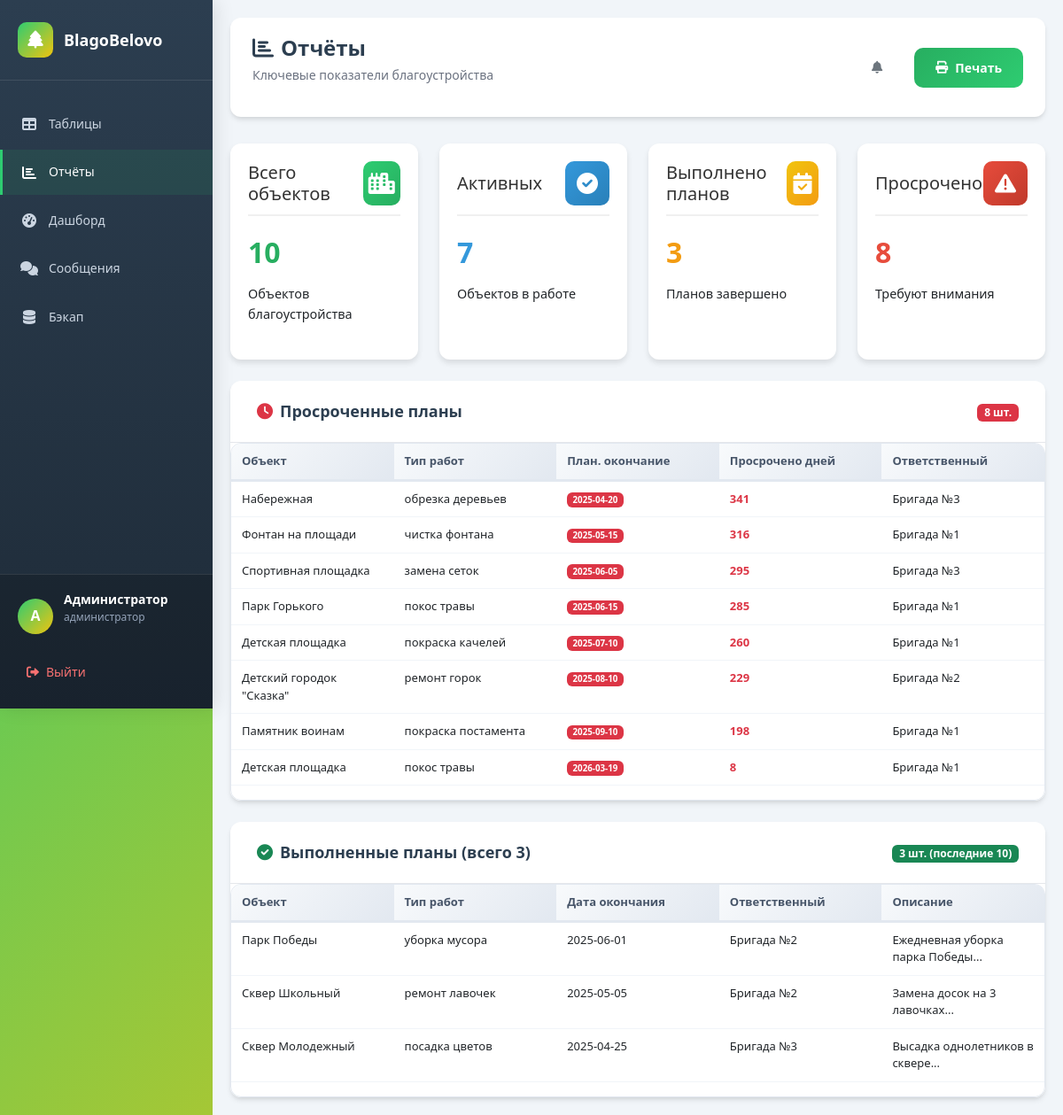
/reports.php (signed in), run on the app's committed database.
### tables this page shows
CREATE TABLE `work_plans` (
  `id` int(11) NOT NULL AUTO_INCREMENT,
  `object_id` int(11) NOT NULL,
  `work_type` varchar(100) NOT NULL,
  `planned_start` date NOT NULL,
  `planned_end` date NOT NULL,
  `responsible` varchar(100) DEFAULT NULL,
  `status` varchar(20) DEFAULT 'запланировано',
  `overdue_reason` text DEFAULT NULL,
  `description` text DEFAULT NULL,
  `file_name` varchar(255) DEFAULT NULL,
  `file_path` varchar(255) DEFAULT NULL,
  PRIMARY KEY (`id`),
  KEY `object_id` (`object_id`),
  KEY `idx_planned_start` (`planned_start`),
  CONSTRAINT `work_plans_ibfk_1` FOREIGN KEY (`object_id`) REFERENCES `objects` (`id`) ON DELETE CASCADE
);

CREATE TABLE `objects` (
  `id` int(11) NOT NULL AUTO_INCREMENT,
  `name` varchar(200) NOT NULL,
  `type` varchar(100) DEFAULT NULL,
  `address` varchar(200) DEFAULT NULL,
  `status` varchar(20) DEFAULT 'активен',
  `responsible` varchar(100) DEFAULT NULL,
  `created_at` date DEFAULT NULL,
  PRIMARY KEY (`id`),
  KEY `idx_name` (`name`)
);

### reports.php (the view, shortened to what this page needs)
<?php
require 'db.php';
try {
    $stats = $pdo->query("
        SELECT
            (SELECT COUNT(*) FROM objects) AS total_objects,
            (SELECT COUNT(*) FROM objects WHERE status = 'активен') AS active_objects,
            (SELECT COUNT(*) FROM work_plans WHERE status = 'выполнено') AS completed_plans,
            (SELECT COUNT(*) FROM work_plans
             WHERE planned_end < CURDATE()
               AND status NOT IN ('выполнено', 'отменено')) AS overdue_plans
    ")->fetch();
    $overdue_plans = $pdo->query("
        SELECT p.*, o.name AS object_name, o.address,
               DATEDIFF(CURDATE(), p.planned_end) AS days_overdue
        FROM work_plans p
        LEFT JOIN objects o ON p.object_id = o.id
        WHERE p.planned_end < CURDATE()
          AND p.status NOT IN ('выполнено', 'отменено')
        ORDER BY p.planned_end ASC
    ")->fetchAll();
    $completed_plans = $pdo->query("
        SELECT p.*, o.name AS object_name, o.address
        FROM work_plans p
        LEFT JOIN objects o ON p.object_id = o.id
        WHERE p.status = 'выполнено'
        ORDER BY p.planned_end DESC
        LIMIT 10
    ")->fetchAll();
    $total_completed = $pdo->query("SELECT COUNT(*) FROM work_plans WHERE status = 'выполнено'")->fetchColumn();
} catch (PDOException $e) {
    $error = "Ошибка загрузки данных: " . $e->getMessage();
}
$user_display_name = $_SESSION['full_name'] ?? $_SESSION['login'] ?? 'Пользователь';
?>
<!DOCTYPE html>
<html lang="ru">
<head>
    <link href="https://cdn.jsdelivr.net/npm/bootstrap@5.3.0/dist/css/bootstrap.min.css" rel="stylesheet">
    <link rel="stylesheet" href="https://cdnjs.cloudflare.com/ajax/libs/font-awesome/6.0.0/css/all.min.css">
    <link rel="stylesheet" href="style.css">
</head>
<body class="admin-panel">
    <nav class="sidebar">
        <div class="sidebar-header">
            <div class="sidebar-logo"><i class="fas fa-tree"></i></div>
            <div class="sidebar-title">BlagoBelovo</div>
        </div>
        <ul class="sidebar-nav">
            <li class="nav-item"><a href="index.php" class="nav-link"><i class="nav-icon fas fa-table"></i><span>Таблицы</span></a></li>
            <li class="nav-item"><a href="reports.php" class="nav-link active"><i class="nav-icon fas fa-chart-bar"></i><span>Отчёты</span></a></li>
            <li class="nav-item"><a href="dashboard.php" class="nav-link"><i class="nav-icon fas fa-tachometer-alt"></i><span>Дашборд</span></a></li>
            <li class="nav-item"><a href="chat.php" class="nav-link"><i class="nav-icon fas fa-comments"></i><span>Сообщения</span></a></li>
             <?php if ($_SESSION['role'] == 'администратор'): ?>
                    <li class="nav-item">
                    <a href="backup.php" class="nav-link">
                    <i class="nav-icon fas fa-database"></i><span>Бэкап</span>
                    </a>
                    </li>
                    <?php endif; ?>
        </ul>
        <div class="sidebar-footer">
            <div class="user-info">
                <div class="user-avatar"><?= mb_substr($user_display_name, 0, 1, 'UTF-8') ?></div>
                <div class="user-details">
                    <h4><?= htmlspecialchars($user_display_name) ?></h4>
                    <p><?= htmlspecialchars($_SESSION['role'] ?? 'Пользователь') ?></p>
                </div>
            </div>
            <a href="index.php?action=logout" class="logout-btn"><i class="fas fa-sign-out-alt"></i><span>Выйти</span></a>
        </div>
    </nav>
    <main class="main-content">
        <div class="content-header fade-in">
            <div class="header-title">
                <h1><i class="fas fa-chart-bar me-2"></i>Отчёты</h1>
                <p>Ключевые показатели благоустройства</p>
            </div>
            <div class="header-actions">
                <div class="dropdown d-inline-block me-2">
    <button class="btn btn-outline-secondary position-relative" type="button" data-bs-toggle="dropdown">
        <i class="fas fa-bell"></i>
    </button>
</div>
                <button class="btn btn-success" onclick="window.print()">
                    <i class="fas fa-print"></i> Печать
                </button>
            </div>
        </div>
        <div class="row mb-4">
            <div class="col-md-3">
                <div class="dashboard-widget">
                    <div class="widget-header">
                        <h5 class="mb-0">Всего объектов</h5>
                        <div class="widget-icon" style="background: linear-gradient(135deg, #2ecc71, #27ae60);">
                            <i class="fas fa-city"></i>
                        </div>
                    </div>
                    <div class="stat-number" style="color: #27ae60;"><?= $stats['total_objects'] ?></div>
                    <div class="stat-label">Объектов благоустройства</div>
                </div>
            </div>
            <div class="col-md-3">
                <div class="dashboard-widget">
                    <div class="widget-header">
                        <h5 class="mb-0">Активных</h5>
                        <div class="widget-icon" style="background: linear-gradient(135deg, #3498db, #2980b9);">
                            <i class="fas fa-check-circle"></i>
                        </div>
                    </div>
                    <div class="stat-number" style="color: #3498db;"><?= $stats['active_objects'] ?></div>
                    <div class="stat-label">Объектов в работе</div>
                </div>
            </div>
            <div class="col-md-3">
                <div class="dashboard-widget">
                    <div class="widget-header">
                        <h5 class="mb-0">Выполнено планов</h5>
                        <div class="widget-icon" style="background: linear-gradient(135deg, #f1c40f, #f39c12);">
                            <i class="fas fa-calendar-check"></i>
                        </div>
                    </div>
                    <div class="stat-number" style="color: #f39c12;"><?= $stats['completed_plans'] ?></div>
                    <div class="stat-label">Планов завершено</div>
                </div>
            </div>
            <div class="col-md-3">
                <div class="dashboard-widget">
                    <div class="widget-header">
                        <h5 class="mb-0">Просрочено</h5>
                        <div class="widget-icon" style="background: linear-gradient(135deg, #e74c3c, #c0392b);">
                            <i class="fas fa-exclamation-triangle"></i>
                        </div>
                    </div>
                    <div class="stat-number" style="color: #e74c3c;"><?= $stats['overdue_plans'] ?></div>
                    <div class="stat-label">Требуют внимания</div>
                </div>
            </div>
        </div>
        <div class="table-container mb-4">
            <div class="table-header">
                <div class="table-title"><i class="fas fa-clock text-danger me-2"></i>Просроченные планы</div>
                <div class="table-count"><span class="badge bg-danger"><?= count($overdue_plans) ?> шт.</span></div>
            </div>
            <div class="table-responsive">
                <table class="table table-hover">
                    <thead>
                        <tr>
                            <th>Объект</th>
                            <th>Тип работ</th>
                            <th>План. окончание</th>
                            <th>Просрочено дней</th>
                            <th>Ответственный</th>
                        </tr>
                    </thead>
                    <tbody>
                        <?php if (count($overdue_plans) > 0): ?>
                            <?php foreach ($overdue_plans as $plan): ?>
                            <tr>
                                <td><?= htmlspecialchars($plan['object_name'] ?? '—') ?></td>
                                <td><?= htmlspecialchars($plan['work_type']) ?></td>
                                <td><span class="badge bg-danger"><?= htmlspecialchars($plan['planned_end']) ?></span></td>
                                <td><span class="fw-bold text-danger"><?= $plan['days_overdue'] ?></span></td>
                                <td><?= htmlspecialchars($plan['responsible'] ?? '—') ?></td>
                            </tr>
                            <?php endforeach; ?>
                        <?php endif; ?>
                    </tbody>
                </table>
            </div>
        </div>
        <div class="table-container">
            <div class="table-header">
                <div class="table-title"><i class="fas fa-check-circle text-success me-2"></i>Выполненные планы (всего <?= $total_completed ?>)</div>
                <div class="table-count"><span class="badge bg-success"><?= count($completed_plans) ?> шт. (последние 10)</span></div>
            </div>
            <div class="table-responsive">
                <table class="table table-hover">
                    <thead>
                        <tr>
                            <th>Объект</th>
                            <th>Тип работ</th>
                            <th>Дата окончания</th>
                            <th>Ответственный</th>
                            <th>Описание</th>
                        </tr>
                    </thead>
                    <tbody>
                        <?php if (count($completed_plans) > 0): ?>
                            <?php foreach ($completed_plans as $plan): ?>
                            <tr>
                                <td><?= htmlspecialchars($plan['object_name'] ?? '—') ?></td>
                                <td><?= htmlspecialchars($plan['work_type']) ?></td>
                                <td><?= htmlspecialchars($plan['planned_end']) ?></td>
                                <td><?= htmlspecialchars($plan['responsible'] ?? '—') ?></td>
                                <td><?= htmlspecialchars(mb_substr($plan['description'] ?? '', 0, 50)) ?>...</td>
                            </tr>
                            <?php endforeach; ?>
                        <?php endif; ?>
                    </tbody>
                </table>
            </div>
        </div>
    </main>
</body>
</html>

### reports.php (style rules this page uses)
.dashboard-widget { background: white; border-radius: 12px; padding: 20px; margin-bottom: 20px; box-shadow: 0 4px 6px rgba(0,0,0,0.1); height: 100%; transition: transform 0.3s; }
.widget-header { display: flex; justify-content: space-between; align-items: center; margin-bottom: 15px; padding-bottom: 10px; border-bottom: 2px solid #f0f0f0; }
.widget-icon { width: 50px; height: 50px; border-radius: 10px; display: flex; align-items: center; justify-content: center; font-size: 24px; color: white; }
.stat-number { font-size: 2.5rem; font-weight: bold; margin: 10px 0; }
.stat-label { color: #6c757d; font-size: 0.9rem; }

### data on the page
work_plans: object.name "Набережная", work_type "обрезка деревьев", planned_end "2025-04-20", days_overdue "341", responsible "Бригада №3"
work_plans: object.name "Фонтан на площади", work_type "чистка фонтана", planned_end "2025-05-15", days_overdue "316", responsible "Бригада №1"
work_plans: object.name "Спортивная площадка", work_type "замена сеток", planned_end "2025-06-05", days_overdue "295", responsible "Бригада №3"
work_plans: object.name "Парк Горького", work_type "покос травы", planned_end "2025-06-15", days_overdue "285", responsible "Бригада №1"
work_plans: object.name "Детская площадка", work_type "покраска качелей", planned_end "2025-07-10", days_overdue "260", responsible "Бригада №1"
work_plans: object.name "Детский городок \"Сказка\"", work_type "ремонт горок", planned_end "2025-08-10", days_overdue "229", responsible "Бригада №2"
work_plans: object.name "Памятник воинам", work_type "покраска постамента", planned_end "2025-09-10", days_overdue "198", responsible "Бригада №1"
work_plans: object.name "Детская площадка", work_type "покос травы", planned_end "2026-03-19", days_overdue "8", responsible "Бригада №1"
work_plans: object.name "Парк Победы", work_type "уборка мусора", planned_end "2025-06-01", responsible "Бригада №2", description "Ежедневная уборка парка Победы"
work_plans: object.name "Сквер Школьный", work_type "ремонт лавочек", planned_end "2025-05-05", responsible "Бригада №2", description "Замена досок на 3 лавочках"
work_plans: object.name "Сквер Молодежный", work_type "посадка цветов", planned_end "2025-04-25", responsible "Бригада №3", description "Высадка однолетников в сквере"

### other printed values
mb_substr($user_display_name, 0, 1, 'UTF-8') "А"
$user_display_name "Администратор"
$_SESSION['role'] "администратор"
$stats['total_objects'] "10"
$stats['active_objects'] "7"
$stats['completed_plans'] "3"
$stats['overdue_plans'] "8"
count($overdue_plans) "8"
$total_completed "3"
count($completed_plans) "3"
